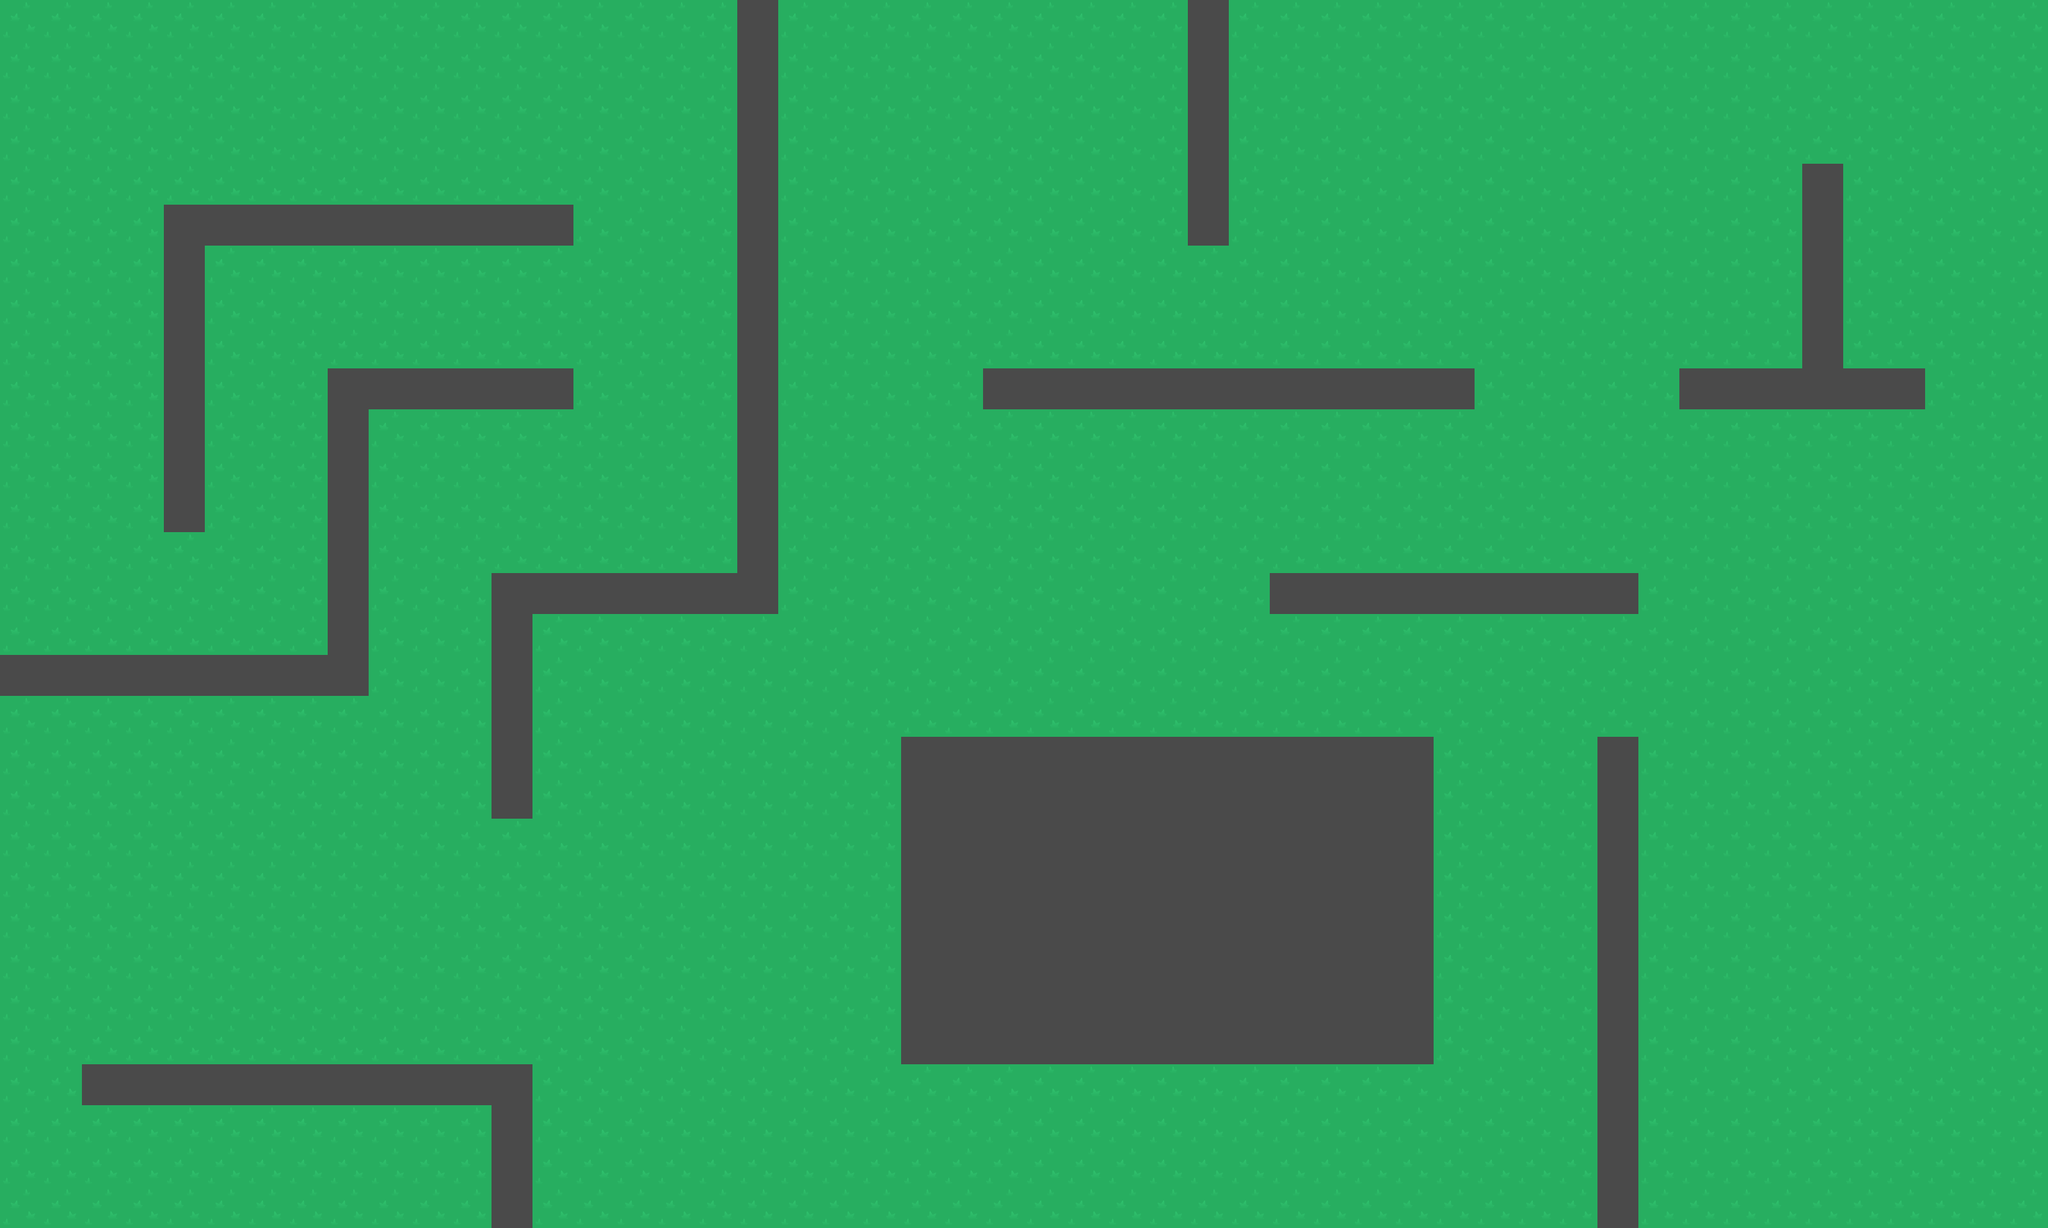

The image is a tile-based game level rendered from a .tmx file. Its description and source (layers, tilesets, objects; grid data summarised) follow:
An orthogonal 50x30 tile map with 64x64 px tiles, 2 tile layers (ground, walls) and 39 objects (12x goose, 8x bread, player).

<map version="1.10" tiledversion="1.12.2" orientation="orthogonal" renderorder="right-down" width="50" height="30" tilewidth="64" tileheight="64" infinite="0" nextlayerid="6" nextobjectid="43">
 <tileset firstgid="1" name="campus_tileset" tilewidth="64" tileheight="64" spacing="4" margin="2" tilecount="8" columns="8">
  <image source="tilemap.png" width="544" height="68" />
 </tileset>
 <layer id="1" name="ground" width="50" height="30">
  <data>[1500 cells, 1500 non-empty, 1 distinct tile ids]</data>
 </layer>
 <objectgroup id="5" name="exit">
  <object id="34" x="3008" y="1728" width="192" height="192" />
 </objectgroup>
 <objectgroup id="2" name="collision">
  <object id="2" x="256" y="320" width="64" height="512" />
  <object id="3" x="320" y="320" width="576" height="64" />
  <object id="6" x="0" y="1024" width="576" height="64" />
  <object id="7" x="512" y="576" width="64" height="448" />
  <object id="8" x="576" y="576" width="320" height="64" />
  <object id="9" x="1152" y="0" width="64" height="960" />
  <object id="10" x="768" y="896" width="384" height="64" />
  <object id="11" x="768" y="960" width="64" height="320" />
  <object id="12" x="128" y="1664" width="704" height="64" />
  <object id="13" x="768" y="1728" width="64" height="192" />
  <object id="14" x="1408" y="1152" width="832" height="512" />
  <object id="15" x="1984" y="896" width="576" height="64" />
  <object id="16" x="2496" y="1152" width="64" height="768" />
  <object id="17" x="1536" y="576" width="768" height="64" />
  <object id="18" x="1856" y="0" width="64" height="384" />
  <object id="20" x="2624" y="576" width="384" height="64" />
  <object id="21" x="2816" y="256" width="64" height="320" />
 </objectgroup>
 <layer id="4" name="walls" width="50" height="30">
  <data>[1500 cells, 232 non-empty, 1 distinct tile ids]</data>
 </layer>
 <objectgroup id="3" name="entities">
  <object id="1" name="player" x="128" y="192">
   <point />
  </object>
  <object id="5" name="goose" x="704" y="192">
   <point />
  </object>
  <object id="23" name="goose" x="128" y="960">
   <point />
  </object>
  <object id="24" name="goose" x="444" y="576">
   <point />
  </object>
  <object id="25" name="goose" x="256" y="1408">
   <point />
  </object>
  <object id="26" name="goose" x="604" y="1852">
   <point />
  </object>
  <object id="27" name="goose" x="1408" y="256">
   <point />
  </object>
  <object id="28" name="goose" x="2368" y="1600">
   <point />
  </object>
  <object id="29" name="goose" x="2816" y="128">
   <point />
  </object>
  <object id="30" name="goose" x="2432" y="832">
   <point />
  </object>
  <object id="31" name="goose" x="1600" y="1088">
   <point />
  </object>
  <object id="32" name="goose" x="448" y="256">
   <point />
  </object>
  <object id="33" name="goose" x="128" y="448">
   <point />
  </object>
  <object id="35" name="bread" x="422.239" y="977.317">
   <point />
  </object>
  <object id="36" name="bread" x="355.819" y="1873.98">
   <point />
  </object>
  <object id="37" name="bread" x="1224.02" y="1575.09">
   <point />
  </object>
  <object id="38" name="bread" x="1760.12" y="166.049">
   <point />
  </object>
  <object id="39" name="bread" x="3036.32" y="370.052">
   <point />
  </object>
  <object id="40" name="bread" x="1674.72" y="1897.7">
   <point />
  </object>
  <object id="41" name="bread" x="982.061" y="1138.62">
   <point />
  </object>
  <object id="42" name="bread" x="3079.02" y="825.5">
   <point />
  </object>
 </objectgroup>
</map>
